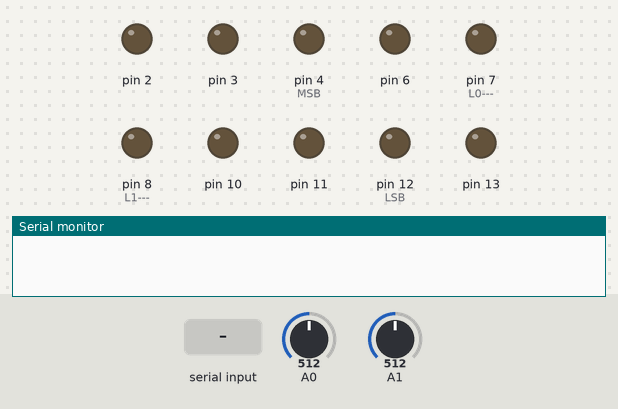
A sketch run on a simulated Arduino Uno, built with avr-gcc and run on an emulated ATmega328P. Shown: output pins drawn as LEDs (lit = HIGH), the last lines printed to the serial monitor. The inputs (shaded band) are chosen by the test bench; at power-on: A1 = 512, A0 = 512. Pins used as bus, display or sensor lines are not drawn.

Above: at 1.2 s.
1.3 s: "VOUT2 \n" received over Serial
At 2.1 s:
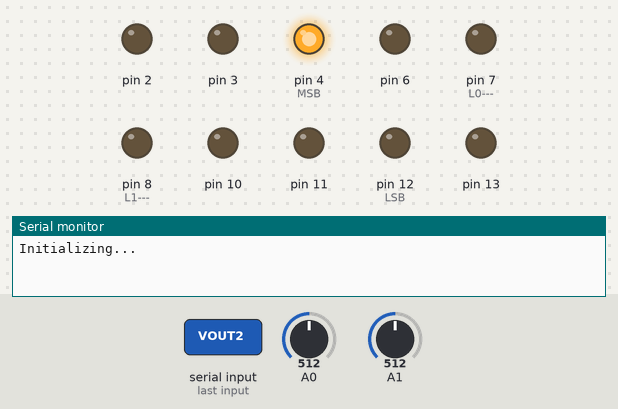
At 2.7 s:
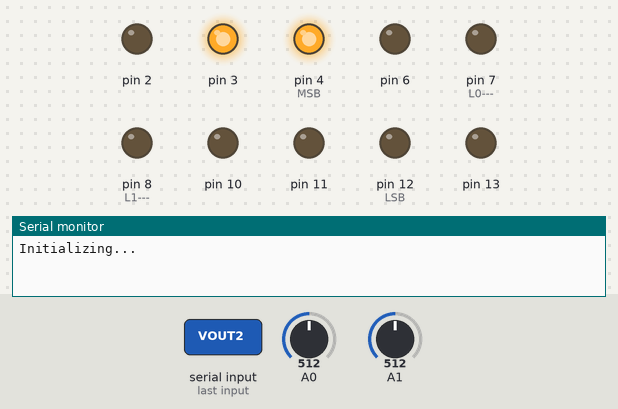
4.3 s: A1 set to 886
7.3 s: A1 set to 918
At 12.7 s:
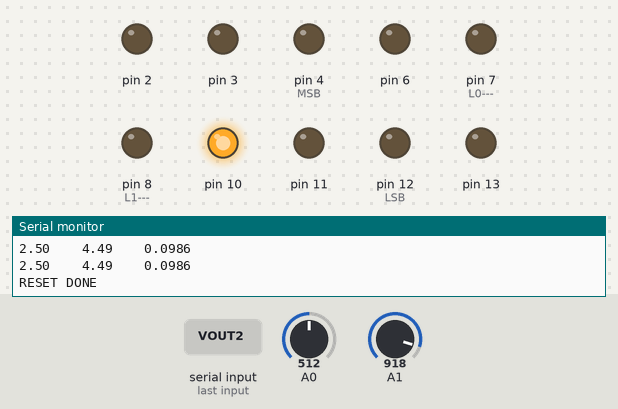
Timing chart, 0 to 14.2 s (numbered marks = the images above; inputs shaded):
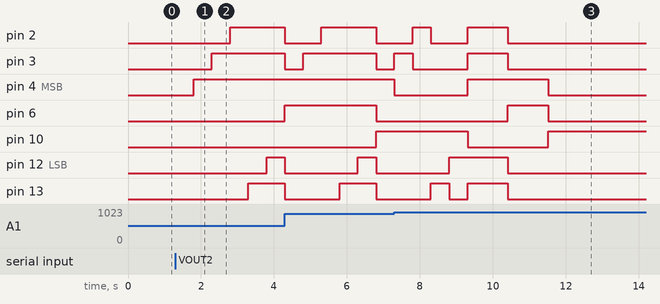

The sketch:

pwm_current_read_3sensor.ino
```cpp
//sar as it is
//with serial input
//displays current
//duty cycle 10% at starting
//changing 5 times after 2sec
//8%,9%,10%,11%,12%
//software rest enabled
//working with resistors/biochips
//new board with modified circuitry

#define NOP __asm__ __volatile__("nop\n\t");

int delay_time = 4;   //4ms
float data1=0,data2=0;
float Vin= 5;
float vout1=0;

float Rsen1= 0;
float Rsen2= 0;
float Rsen3= 0;
float Rref_arr[5] = {12000.0, 5751.0, 1493.00, 548.0, 219};

float Rref=0,temp1=0,temp2=0;
float Rref1=0;
float Rref2=0;
float Rref3=0;

int d[]={0,0,0,0,0}, pin_select[5]={};
int store_mat[5][5]={};
int ref1_pins[5] = {};
int ref2_pins[5] = {};
int ref3_pins[5] = {};

float vout1_ramp[10]={};
float vout2_ramp[10]={};

bool flag = true;
int check_bit=0,counter=0,ch=0;
float c_t = 100E-9/2000E-3;


void setup()
{
 //sensor pins
  pinMode(6,OUTPUT);
  pinMode(10,OUTPUT);
  pinMode(11,OUTPUT);
  //switch pins
  pinMode(2,OUTPUT);
  pinMode(3,OUTPUT);
  pinMode(4,OUTPUT);  //MSB
  pinMode(12,OUTPUT); //LSB
  pinMode(13,OUTPUT);
  //SnH pins
  pinMode(7,OUTPUT);    //L0--->ADC1-->A0
  pinMode(8,OUTPUT);    //L1--->ADC2-->A1
  //clock pins
  pinMode(9,OUTPUT);    //CLK
  pinMode(5,OUTPUT);    //CLKB


  //analogReference(EXTERNAL);
  Serial.begin(9600);
  //10% duty cycle
  analogWrite(5, 25);


}

void(* resetFunc) (void) = 0; //declare reset function @ address 0

void loop()
{
   if(Serial.available())
   {
      while(flag==true)
      {
        digitalWrite(9,LOW);    //CLK

        digitalWrite(7,LOW);   //sample the value for adc1
        digitalWrite(8,LOW);   //sample the value for adc2
        delay(500);

        data1 = analogRead(A0);

        vout1 = (data1*Vin)/1023.0;
        Serial.println("Initializing... ");
        //Serial.println(vout1);

        //First Sensor selection
        digitalWrite(11,LOW);
        digitalWrite(10,LOW);
        digitalWrite(6,LOW);      //LSB for MC

        ch=0;
        Rref1 = reference_calculation(ch);
        Serial.print("Reference1 :");
        Serial.println(Rref1);

        //Second Sensor selection
        digitalWrite(11,LOW);
        digitalWrite(10,LOW);
        digitalWrite(6,HIGH);      //LSB for MC

        ch=1;
        Rref2 = reference_calculation(ch);
        Serial.print("Reference2 :");
        Serial.println(Rref2);

        //Third Sensor selection
        digitalWrite(11,LOW);
        digitalWrite(10,HIGH);
        digitalWrite(6,LOW);      //LSB for MC

        ch=2;
        Rref3 = reference_calculation(ch);
        Serial.print("Reference3 :");
        Serial.println(Rref3);

        ch=0;
        digitalWrite(11,LOW);
        digitalWrite(10,LOW);
        digitalWrite(6,LOW);      //LSB for MC
        pinset(ref1_pins);
        delay(1000);
        flag = false;
     }

   for(int ch=0;ch<3;ch++)
   {
      int i=0;

      //8% duty cycle    -->0.4V
      analogWrite(5, 20);

      delay(delay_time);
      data1 = analogRead(A0);
      data2= analogRead(A1);
      vout1_ramp[i] = (data1*Vin)/1023.0;
      vout2_ramp[i]=(data2*Vin)/1023.0;
      i++;

      //9% duty cycle    -->0.45V
      analogWrite(5, 22);

      delay(delay_time);
      data1 = analogRead(A0);
      data2= analogRead(A1);
      vout1_ramp[i] = (data1*Vin)/1023.0;
      vout2_ramp[i]=(data2*Vin)/1023.0;
      i++;


      //10% duty cycle    -->0.5V
      analogWrite(5, 25);

      delay(delay_time);
      data1 = analogRead(A0);
      data2= analogRead(A1);
      vout1_ramp[i] = (data1*Vin)/1023.0;
      vout2_ramp[i]=(data2*Vin)/1023.0;
      i++;


      //11% duty cycle    -->0.55V
      analogWrite(5, 28);

      delay(delay_time);
      data1 = analogRead(A0);
      data2= analogRead(A1);
      vout1_ramp[i] = (data1*Vin)/1023.0;
      vout2_ramp[i]=(data2*Vin)/1023.0;
      i++;


      //12% duty cycle    -->0.6V
      analogWrite(5, 30);

      delay(delay_time);
      data1 = analogRead(A0);
      data2= analogRead(A1);
      vout1_ramp[i] = (data1*Vin)/1023.0;
      vout2_ramp[i]=(data2*Vin)/1023.0;
      i++;

      //14% duty cycle    -->0.7V
      analogWrite(5, 35);


      data1 = analogRead(A0);
      data2= analogRead(A1);
      vout1_ramp[i] = (data1*Vin)/1023.0;
      vout2_ramp[i]=(data2*Vin)/1023.0;
      i++;


       Serial.println("V1           V2          I");
       if(ch==0)
       {

          for(int a=0;a<5;a++)
          {
            float curr = ((vout2_ramp[a]-vout1_ramp[a])/(Rref1*10E3)) + c_t*((vout2_ramp[a+1]-vout1_ramp[a+1])-(vout2_ramp[a]-vout1_ramp[a]));
            curr = curr*10E6;
            Serial.print(vout1_ramp[a]);
            Serial.print("    ");
            Serial.print(vout2_ramp[a]);
            Serial.print("    ");
            Serial.println(curr,4);
          }

          digitalWrite(11,LOW);
          digitalWrite(10,LOW);
          digitalWrite(6,HIGH);      //LSB for MC
          pinset(ref2_pins);
          delay(1000);
       }
       if(ch==1)
       {
          for(int a=0;a<5;a++)
          {
            float curr = ((vout2_ramp[a]-vout1_ramp[a])/(Rref1*10E3)) + c_t*((vout2_ramp[a+1]-vout1_ramp[a+1])-(vout2_ramp[a]-vout1_ramp[a]));
            curr = curr*10E6;
            Serial.print(vout1_ramp[a]);
            Serial.print("    ");
            Serial.print(vout2_ramp[a]);
            Serial.print("    ");
            Serial.println(curr,4);

          }

          digitalWrite(11,LOW);
          digitalWrite(10,HIGH);
          digitalWrite(6,LOW);      //LSB for MC
          pinset(ref3_pins);
          delay(1000);

       }
       if(ch==2)
       {

        for(int a=0;a<5;a++)
        {
          float curr = ((vout2_ramp[a]-vout1_ramp[a])/(Rref1*10E3)) + c_t*((vout2_ramp[a+1]-vout1_ramp[a+1])-(vout2_ramp[a]-vout1_ramp[a]));
          curr = curr*10E6;
          Serial.print(vout1_ramp[a]);
          Serial.print("    ");
          Serial.print(vout2_ramp[a]);
          Serial.print("    ");
          Serial.println(curr,4);
        }


        //do reset
        Serial.println("RESET DONE");
        delay(1000);
        resetFunc();
        Serial.println("Never should be printed");
        delay(1000);
       }
    }
   }
}

float reference_calculation(int ch)
{
  float vout2=0;
  float vol_array[5]={};
  int count=0;
  int j=0;

  for(int i=0; i<5; i++)
  {
    d[i]=1;
    pinset(d);
//    for(int k=0;k<5;k++)
//    {
//      Serial.print(d[k]);
//    }
//    Serial.print(" R=");
//    float temp_res= res_calc(d);
//    Serial.println(temp_res);
    delay(500);
    digitalWrite(8,LOW);   //sample the value for adc2
    data2 = analogRead(A1);

    vout2 = (data2*Vin)/1023.0;
//    Serial.print("VOUT2 ");
//    Serial.println(vout2);

      if(vout2>4.4)
      {
        d[i]=0;
        pinset(d);
      }
      else
      {
        vol_array[j]=vout2;
        store_array(d,count);
        count++;
        j++;
      }
  }
  //Serial.println(" SAR done");

  //find best Refernce corresponding to highest voltage

  float maxm = vol_array[0];
  int index =0;
  for(int j=1;j<count;j++)
   {
    if (vol_array[j]>maxm )
    {
      maxm = vol_array[j];
      index = j;
    }

   }
   Serial.println("Algo done");
   temp2=maxm;
   for(int a=0;a<5;a++)
   {
    pin_select[a]=store_mat[index][a];
   }

   if(ch==0)
   {
     for(int a=0;a<5;a++)
     {
      ref1_pins[a]=pin_select[a];
     }
   }
   if(ch==1)
   {
    for(int a=0;a<5;a++)
     {
      ref2_pins[a]=pin_select[a];
     }
   }
   if(ch==2)
   {
    for(int a=0;a<5;a++)
     {
      ref3_pins[a]=pin_select[a];
     }
   }
   Rref = res_calc(pin_select);

   memset(d,0,sizeof(d));

//   Serial.println("D array after loop");
//   for(int k=0;k<5;k++)
//    {
//      Serial.print(d[k]);
//    }
   memset(pin_select,0,sizeof(pin_select));
   memset(store_mat,0,sizeof(store_mat));
   memset(vol_array,0,sizeof(vol_array));


   return(Rref);

}

void store_array(int d[],int c)
{
  for(int i=0;i<5;i++)
  {
    store_mat[c][i]=d[i];
  }
}


void pinset(int d[])
{
    digitalWrite(12, d[4]);    //LSB -->DO
    digitalWrite(13, d[3]);     //D1
    digitalWrite(2, d[2]);      //D2
    digitalWrite(3, d[1]);      //D3
    digitalWrite(4,d[0]);       //D4

}

float res_calc(int pin_select[])
{
  float temp=0;
  for(int k=0;k<5;k++)
  {
    if(pin_select[k]==1)
    {
      temp+= Rref_arr[k];
    }
  }
  temp=temp+109.0;
  return(temp);
}
```

Measured:
- the behaviour switches between 900 and 901 on A1 (found by bisection; images 2 and 3)
- after the input at 1.3 s, pin 2: LOW → HIGH after 1.5 s; pin 3: LOW → HIGH after 1.0 s; pin 4 (MSB): LOW → HIGH after 0.50 s; pin 12 (LSB): LOW → HIGH after 2.5 s; pin 13: LOW → HIGH after 2.0 s
- after the input at 7.3 s, pin 4 (MSB): HIGH → LOW at once, → HIGH 2.0 s later, → LOW 2.2 s later
